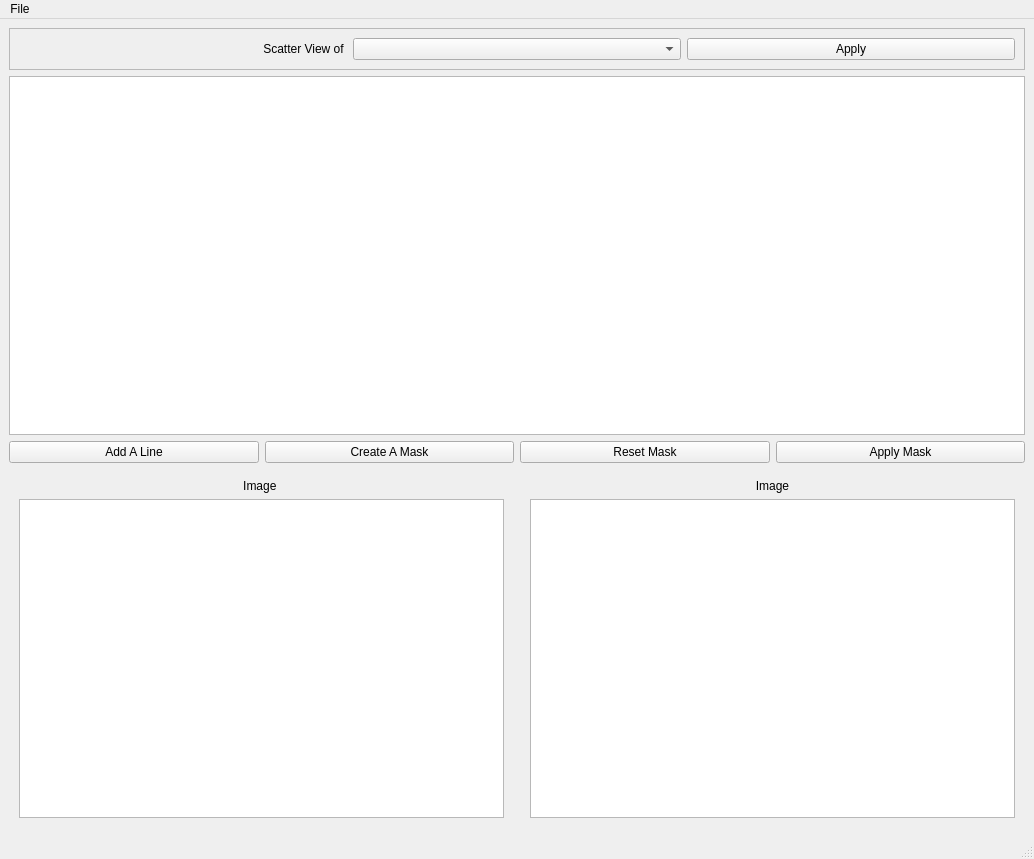
<?xml version="1.0" encoding="UTF-8"?>
<ui version="4.0">
 <class>ScatterPlot</class>
 <widget class="QMainWindow" name="ScatterPlot">
  <property name="geometry">
   <rect>
    <x>0</x>
    <y>0</y>
    <width>1034</width>
    <height>859</height>
   </rect>
  </property>
  <property name="windowTitle">
   <string>Correlation Plot</string>
  </property>
  <property name="styleSheet">
   <string notr="true">font: 12pt &quot;MS Shell Dlg 2&quot;;</string>
  </property>
  <widget class="QWidget" name="centralwidget">
   <layout class="QGridLayout" name="gridLayout_4">
    <item row="3" column="0">
     <layout class="QGridLayout" name="gridLayout">
      <property name="leftMargin">
       <number>10</number>
      </property>
      <property name="topMargin">
       <number>10</number>
      </property>
      <property name="rightMargin">
       <number>10</number>
      </property>
      <property name="bottomMargin">
       <number>10</number>
      </property>
      <item row="0" column="0">
       <widget class="QLabel" name="label_im1">
        <property name="text">
         <string>Image </string>
        </property>
        <property name="alignment">
         <set>Qt::AlignCenter</set>
        </property>
       </widget>
      </item>
      <item row="1" column="0">
       <widget class="ImageView" name="image_view"/>
      </item>
     </layout>
    </item>
    <item row="3" column="1">
     <layout class="QGridLayout" name="gridLayout_2">
      <property name="leftMargin">
       <number>10</number>
      </property>
      <property name="topMargin">
       <number>10</number>
      </property>
      <property name="rightMargin">
       <number>10</number>
      </property>
      <property name="bottomMargin">
       <number>10</number>
      </property>
      <item row="0" column="0">
       <widget class="QLabel" name="label_im2">
        <property name="text">
         <string>Image</string>
        </property>
        <property name="alignment">
         <set>Qt::AlignCenter</set>
        </property>
       </widget>
      </item>
      <item row="1" column="0">
       <widget class="ImageView" name="image_view2"/>
      </item>
     </layout>
    </item>
    <item row="1" column="0" colspan="2">
     <widget class="GraphicsLayoutWidget" name="scatterViewer"/>
    </item>
    <item row="0" column="0" colspan="2">
     <widget class="QFrame" name="frame">
      <property name="layoutDirection">
       <enum>Qt::LeftToRight</enum>
      </property>
      <property name="frameShape">
       <enum>QFrame::StyledPanel</enum>
      </property>
      <property name="frameShadow">
       <enum>QFrame::Raised</enum>
      </property>
      <layout class="QGridLayout" name="gridLayout_6">
       <item row="0" column="2">
        <widget class="QPushButton" name="pb_updateComponents">
         <property name="text">
          <string>Apply</string>
         </property>
        </widget>
       </item>
       <item row="0" column="0">
        <widget class="QLabel" name="label_4">
         <property name="text">
          <string>Scatter View of </string>
         </property>
         <property name="alignment">
          <set>Qt::AlignRight|Qt::AlignTrailing|Qt::AlignVCenter</set>
         </property>
        </widget>
       </item>
       <item row="0" column="1">
        <widget class="QComboBox" name="cb_scatter_comp"/>
       </item>
      </layout>
     </widget>
    </item>
    <item row="2" column="0" colspan="2">
     <layout class="QGridLayout" name="gridLayout_3">
      <item row="0" column="0">
       <widget class="QPushButton" name="pb_addALine">
        <property name="text">
         <string>Add A Line</string>
        </property>
       </widget>
      </item>
      <item row="0" column="1">
       <widget class="QPushButton" name="pb_define_mask">
        <property name="text">
         <string>Create A Mask</string>
        </property>
       </widget>
      </item>
      <item row="0" column="2">
       <widget class="QPushButton" name="pb_reset_mask">
        <property name="text">
         <string>Reset Mask</string>
        </property>
       </widget>
      </item>
      <item row="0" column="3">
       <widget class="QPushButton" name="pb_apply_mask">
        <property name="text">
         <string>Apply Mask</string>
        </property>
       </widget>
      </item>
     </layout>
    </item>
   </layout>
  </widget>
  <widget class="QMenuBar" name="menubar">
   <property name="geometry">
    <rect>
     <x>0</x>
     <y>0</y>
     <width>1034</width>
     <height>30</height>
    </rect>
   </property>
   <widget class="QMenu" name="menuFile">
    <property name="title">
     <string>File</string>
    </property>
    <addaction name="actionSave_Plot"/>
    <addaction name="actionSave_Images"/>
   </widget>
   <addaction name="menuFile"/>
  </widget>
  <widget class="QStatusBar" name="statusbar"/>
  <action name="actionSave_Plot">
   <property name="text">
    <string>Save Plot</string>
   </property>
  </action>
  <action name="actionSave_Images">
   <property name="text">
    <string>Save Images</string>
   </property>
  </action>
 </widget>
 <customwidgets>
  <customwidget>
   <class>ImageView</class>
   <extends>QGraphicsView</extends>
   <header>pyqtgraph</header>
  </customwidget>
  <customwidget>
   <class>GraphicsLayoutWidget</class>
   <extends>QGraphicsView</extends>
   <header>pyqtgraph</header>
  </customwidget>
 </customwidgets>
 <resources/>
 <connections/>
</ui>
